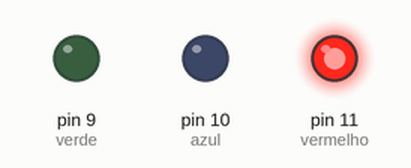
Bench run of a sketch on a simulated Arduino Uno, built with avr-gcc and run on an emulated ATmega328P. Shown: output pins drawn as LEDs (lit = HIGH).

Above: at 0.05 s.
At 0.65 s:
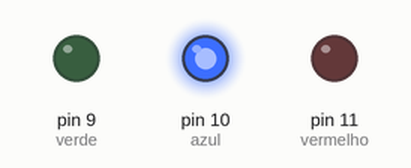
At 1.35 s:
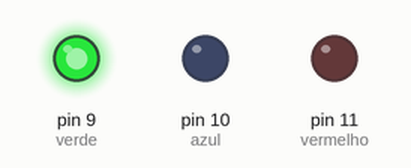
At 2.75 s:
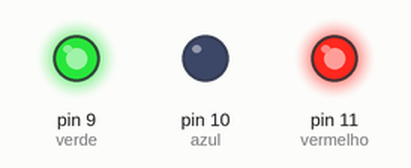
Timing chart, 0 to 3.0 s (numbered marks = the images above):
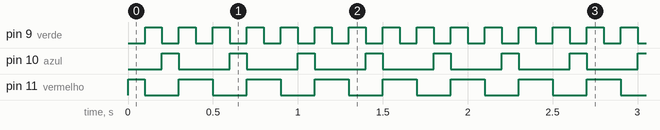

The sketch:

exe6-7.ino
```cpp
/*
Objetivo do projeto: Acender seguidamente as
três cores primárias e depois suas combinações,
durante curtos instantes de tempo (2 segundos).
*/
#define vermelho 11
#define azul 10
#define verde 9

void setup(){
    pinMode(vermelho, OUTPUT);
    pinMode(azul, OUTPUT);
    pinMode(verde, OUTPUT);
}

void loop(){
    // ligar vermelho
    digitalWrite(vermelho, 1);
    digitalWrite(verde, 0);
    digitalWrite(azul, 0);
    delay(100);
    // ligar verde
    digitalWrite(vermelho, 0);
    digitalWrite(verde, 1);
    digitalWrite(azul, 0);
    delay(100);
    // ligar azul
    digitalWrite(vermelho, 0);
    digitalWrite(verde, 0);
    digitalWrite(azul, 1);
    delay(100);
    // ligar vermelho e verde
    digitalWrite(vermelho, 1);
    digitalWrite(verde, 1);
    digitalWrite(azul, 0);
    delay(100);
}
```

Measured:
- by itself, pin 9 (verde): alternates HIGH for 0.10 s and LOW for 0.10 s
- by itself, pin 10 (azul): alternates HIGH for 0.10 s and LOW for 0.30 s
- by itself, pin 11 (vermelho): repeats every 0.40 s: LOW 0.20 s, HIGH 0.20 s
